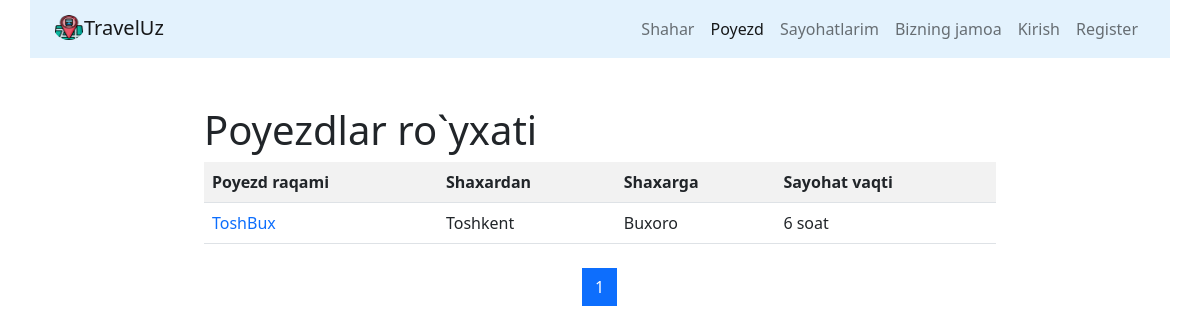
The app's page /trains/, older data.
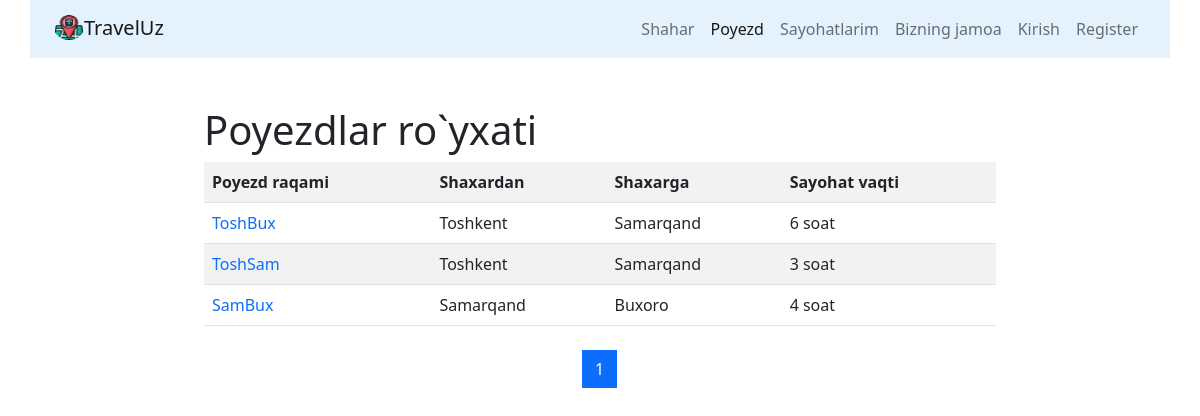
The same page, newer data.
### trains/models.py (models this page shows, shortened)
class Train(models.Model):
    name=models.CharField(max_length=50,unique=True,verbose_name='Poyezd xos nomi')
    travel_time=models.PositiveSmallIntegerField(verbose_name='Sayohat vaqti')
    from_city=models.ForeignKey(City,on_delete=models.CASCADE,related_name='from_city_set',verbose_name='Qaysi shaxardan')
    to_city=models.ForeignKey(City,on_delete=models.CASCADE,related_name='to_city_set',verbose_name='Qaysi shaxarga')
    start_train_day=models.DateField(null=True,blank=True)
    start_train_time=models.TimeField(null=True,blank=True)
    end_train_day=models.DateField(null=True,blank=True)
    place=models.IntegerField(default=0)
    class Meta:
        verbose_name='Poyezd'
        verbose_name_plural='Poyezdlar ombori'

### cities/models.py (models this page shows)
class City(models.Model):
    name=models.CharField(max_length=200,unique=True,verbose_name='Shaxar')
    shahar_haqida_qisqa = models.CharField(max_length=1000)
    about_city=RichTextUploadingField(blank=True,null=True)
    image = models.ImageField(blank=True, null=True, upload_to='city_images')
    def __str__(self):
        return self.name
    class Meta:
        verbose_name= "Shaxar"
        verbose_name_plural= "Shaxarlar ombori"
        ordering=["name"]

### trains/views.py (the view)
# urls.py: path('',TrainListView.as_view(),name='home'),
class TrainListView(ListView):
    model=Train
    template_name='trains/home.html'
    paginate_by=5
    context_object_name='trains'

### trains/templates/trains/home.html (shortened to what this page needs)
{% extends 'base.html' %}
{% block content %}
<div class="row">
    <div class="col-md-8 mx-auto my-2">
        <h1>Poyezdlar ro`yxati</h1>
        <table class="table table-striped">
            <tr>
                <th>Poyezd raqami</th>
                <th>Shaxardan</th>
                <th>Shaxarga</th>
                <th>Sayohat vaqti</th>
            </tr>
        {% for object in page_obj %}
             <tr>
                 <td><a style="text-decoration:none" href="{% url 'trains:detail' object.pk %}">{{object.name}}</a></td>
                 <td>{{object.from_city}}</td>
                 <td>{{object.to_city}}</td>
                 <td>{{object.travel_time}} soat</td>
             </tr>
        {% endfor %}
        </table>
    </div>
</div>
<nav aria-label="Page navigation example">
  <ul class="pagination justify-content-center">
      {% for page in page_obj.paginator.page_range %}
            <li class="page-item {% if page == page_obj.number %}active{% endif %}"><a class="page-link" href="?page={{page}}">{{page}}</a></li>
      {% endfor %}
  </ul>
</nav>
{% endblock %}

Row changes from the older to the newer data that the page shows:
changed Train "ToshBux": to_city "Buxoro" → "Samarqand"
added Train: name "ToshSam", from_city "Toshkent", to_city "Samarqand", travel_time "3"
added Train: name "SamBux", from_city "Samarqand", to_city "Buxoro", travel_time "4"
